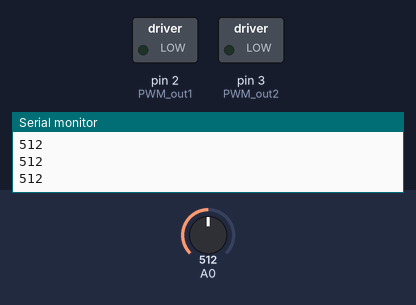
Bench run of a sketch on a simulated Arduino Uno, built with avr-gcc and run on an emulated ATmega328P. Shown: switched loads named in the sketch (green lamp = pin HIGH), the last lines printed to the serial monitor. The test bench sets the inputs (shaded band); at power-on: A0 = 512.

Above: at 1.2 s.
1.3 s: A0 set to 716
At 2.5 s:
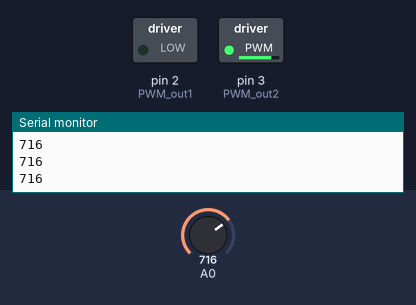
2.8 s: A0 set to 757
At 3.6 s:
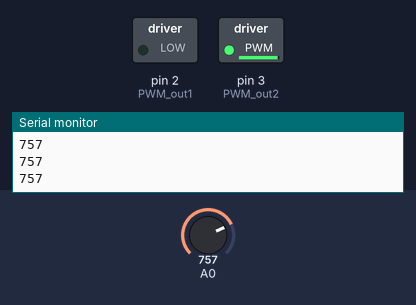
4.3 s: A0 set to 768
At 4.8 s:
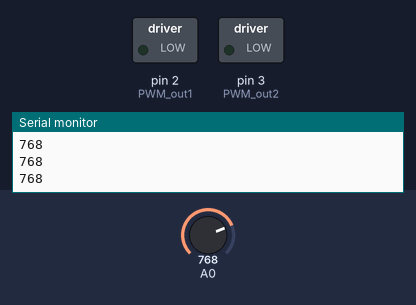
5.8 s: A0 set to 900
At 7.0 s:
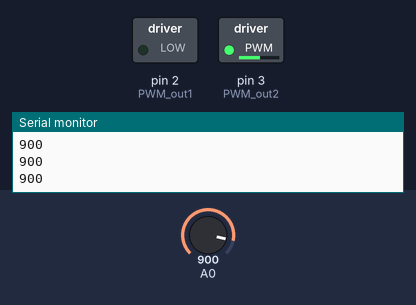
7.3 s: A0 set to 306
At 8.3 s:
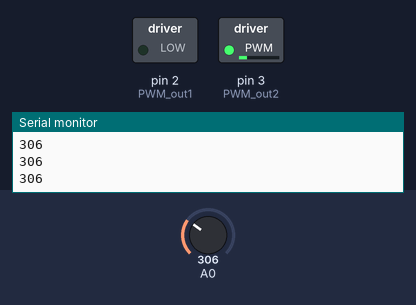
8.8 s: A0 set to 0
At 9.3 s:
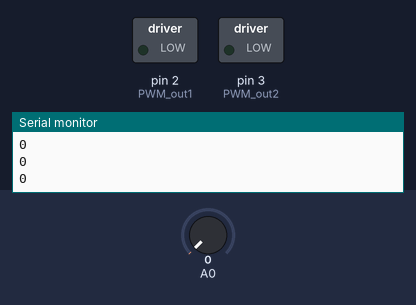
Timing chart, 0 to 11.3 s (numbered marks = the images above; inputs shaded):
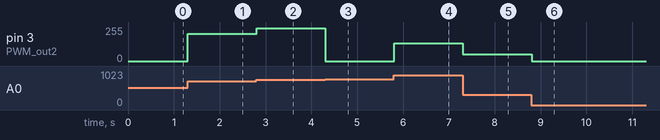

The sketch:

motor_control.ino
```cpp
int PWM_out1 = 2;
int PWM_out2 = 3;
int err = 0, POT = 0, ref = 0;

void setup()  {
    // initialize serial communication at 9600 bits per second:
    Serial.begin(9600);
    POT = analogRead(A0);
    if(POT>=512)
       {
        ref = POT - 512;
       }
     else
     {
        ref = POT + 512;
      }

     err = ref-POT;
    pinMode(PWM_out1, OUTPUT);
    pinMode(PWM_out2, OUTPUT);

}

void loop()  {
     if(err>=0)
     {
     analogWrite(PWM_out1, err/2);
     analogWrite(PWM_out2, 0);
      }
     else{
     analogWrite(PWM_out2, -err);
     analogWrite(PWM_out1, 0);
    }
    delay(1);
    POT = analogRead(A0);
    err = ref - POT;
    Serial.println(POT);
}
```

Measured:
- the behaviour switches between 767 and 768 on A0 (found by bisection; images 2 and 3)
- after the input at 1.3 s, pin 3 (PWM_out2): 0/255 → 204/255 at once
- after the input at 2.8 s, pin 3 (PWM_out2): 204/255 → 245/255 at once
- after the input at 4.3 s, pin 3 (PWM_out2): 245/255 → 0/255 at once
- after the input at 5.8 s, pin 3 (PWM_out2): 0/255 → 132/255 at once
- after the input at 7.3 s, pin 3 (PWM_out2): 132/255 → 50/255 at once
- after the input at 8.8 s, pin 3 (PWM_out2): 50/255 → 0/255 at once
